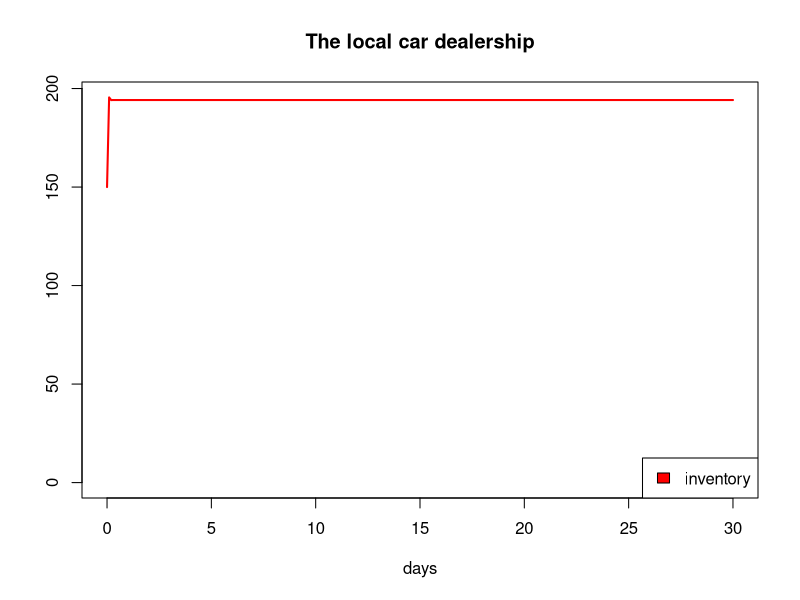

Generate this figure with R:

# Meadows ch.2 Car dealership example (Fig. 29) -- version 1.0
# no delays (perception, response, or delivery)
# CPSC 420 -- spring 2016

# Set up time. (delta.t and time vector).
delta.t <- .1   # days
time <- seq(0,30,delta.t)

# itot() and ttoi() functions (if desired).
itot <- function(i) (i-1)*delta.t + 0
ttoi <- function(t) (t-0)/delta.t + 1

# Simulation parameters (inputs).
customer.demand <- .3  # (cars/day)/car  (demand prop. to inventory)
stocking.factor <- 10  # cars/(cars/day)
lot.size <- 200        # cars

orders <- 0    # cars/day
sales <- 0     # cars/day

# Stocks. (Create a vector and an initial condition for each.)
inventory <- vector(length=length(time))
inventory[1] <- 150

# Simulation loop. 
# For each slice of simulated time,
for (i in 2:length(time)) {

    # Compute the values of all the flows, based on previous stock values.

    sales <- customer.demand * inventory[i-1]
    perceived.sales <- sales   # NO perception delay.

    desired.inventory <- 
        min(lot.size, perceived.sales * stocking.factor)
    discrepancy <- inventory[i-1] - desired.inventory # pos = enough

    # NO response delay.
    orders <- max(0,-discrepancy) / delta.t  # The less cool Stephen way
#   orders <- abs(min(0,discrepancy)) # The COOOOOL Alex way

    deliveries <- orders   # NO delivery delay.

    # Compute the values of all the derivatives of the stocks ("primes").
    inventory.prime <- deliveries - sales

    # Compute all the new stock values (including any derived stocks).
    inventory[i] <- inventory[i-1] + inventory.prime * delta.t

}

# Plot and analyze.
all.values <- c(0,inventory)
plot(time,inventory,type="l",col="red",lwd=2,ylim=range(all.values),
    xlab="days",ylab="",main="The local car dealership")
legend("bottomright",fill="red",legend="inventory")
